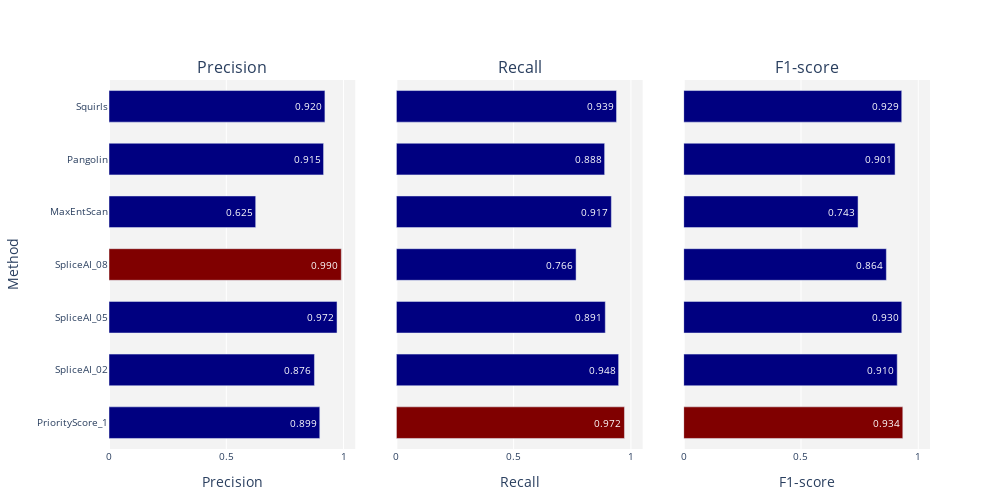

The code cell stored with this chart in its notebook:
### Code cell
import pandas as pd
import plotly.graph_objects as go
from plotly.subplots import make_subplots

# 可視化したいメトリクスを指定
metrics_of_interest = ["precision", "recall", "F1-score"]

# 可視化のためのサブプロットタイトルを用意（表示名を変えたい場合はここで変更）
subplot_titles = ["Precision", "Recall", "F1-score"]

# 1行 × 3列
rows = 1
cols = len(metrics_of_interest)

fig = make_subplots(
    rows=rows,
    cols=cols,
    subplot_titles=subplot_titles,  # 指定したタイトルをサブプロット上に表示
    horizontal_spacing=0.05,
    vertical_spacing=0.1
)

for i, metric in enumerate(metrics_of_interest):
    # 「_precision」などで終わる列名を抽出
    target_cols = [col for col in boot_results.columns if col.endswith(f"_{metric}")]
    
    method_values = {}
    for col in target_cols:
        # 末尾の "_<metric>" を削除してメソッド名を得る (例: "SpliceAI_02_precision" -> "SpliceAI_02")
        method_name = col[:-len(metric)-1]
        method_values[method_name] = boot_results[col].mean()

    # プロット用データフレーム作成
    plot_df = pd.DataFrame({
        'method': list(method_values.keys()),
        'value': list(method_values.values())
    })

    # 最大値を取得してバーの色を分ける
    max_val = plot_df['value'].max()
    colors = ['maroon' if val == max_val else 'navy' for val in plot_df['value']]
    
    row_idx = 1
    col_idx = i + 1

    # 横向きバー
    fig.add_trace(
        go.Bar(
            x=plot_df['value'],
            y=plot_df['method'],
            orientation='h',
            marker_color=colors,
            text=[f"{v:.3f}" for v in plot_df['value']],  # 数値ラベル（小数第3位まで）
            textposition='auto',
            textfont=dict(size=10, color='white'),
            width=0.6,
            cliponaxis=False
        ),
        row=row_idx,
        col=col_idx
    )
    
    # x軸 (数値) の設定
    fig.update_xaxes(
        title_text=metric.capitalize(),  # x軸タイトル
        range=[0, 1.05],                # 0～1.05に固定(必要に応じて調整)
        tickfont=dict(size=10),
        row=row_idx,
        col=col_idx
    )

    # y軸 (method名) の設定: 左端(col_idx == 1)だけ表示
    if col_idx == 1:
        fig.update_yaxes(
            title_text="Method",
            showticklabels=True,
            tickfont=dict(size=10),
            row=row_idx,
            col=col_idx
        )
    else:
        fig.update_yaxes(
            title_text="",
            showticklabels=False,
            tickfont=dict(size=10),
            row=row_idx,
            col=col_idx
        )

# レイアウト調整
fig.update_layout(
    bargap=0.1,
    bargroupgap=0.0,
    width=1000,       # 横幅
    height=500,       # 縦幅
    showlegend=False,
    plot_bgcolor='rgba(243, 243, 243, 1)',
    paper_bgcolor='rgba(255, 255, 255, 1)',
    margin=dict(l=70, r=70, t=80, b=40)
)

fig.show()

### Figure 1 — Plotly figure (JSON) as saved in the notebook; plotly's stock layout.template omitted (floating-point values rounded to 4 significant figures)
{"data": [{"cliponaxis": false, "marker": {"color": ["navy", "navy", "navy", "maroon", "navy", "navy", "navy"]}, "orientation": "h", "text": ["0.899", "0.876", "0.972", "0.990", "0.625", "0.915", "0.920"], "textfont": {"color": "white", "size": 10}, "textposition": "auto", "type": "bar", "width": 0.6, "x": [0.8985, 0.8758, 0.9721, 0.9903, 0.6253, 0.9147, 0.9205], "xaxis": "x", "y": ["PriorityScore_1", "SpliceAI_02", "SpliceAI_05", "SpliceAI_08", "MaxEntScan", "Pangolin", "Squirls"], "yaxis": "y"}, {"cliponaxis": false, "marker": {"color": ["maroon", "navy", "navy", "navy", "navy", "navy", "navy"]}, "orientation": "h", "text": ["0.972", "0.948", "0.891", "0.766", "0.917", "0.888", "0.939"], "textfont": {"color": "white", "size": 10}, "textposition": "auto", "type": "bar", "width": 0.6, "x": [0.9725, 0.9476, 0.8908, 0.7662, 0.9166, 0.8879, 0.9386], "xaxis": "x2", "y": ["PriorityScore_1", "SpliceAI_02", "SpliceAI_05", "SpliceAI_08", "MaxEntScan", "Pangolin", "Squirls"], "yaxis": "y2"}, {"cliponaxis": false, "marker": {"color": ["maroon", "navy", "navy", "navy", "navy", "navy", "navy"]}, "orientation": "h", "text": ["0.934", "0.910", "0.930", "0.864", "0.743", "0.901", "0.929"], "textfont": {"color": "white", "size": 10}, "textposition": "auto", "type": "bar", "width": 0.6, "x": [0.934, 0.9103, 0.9297, 0.864, 0.7433, 0.9011, 0.9295], "xaxis": "x3", "y": ["PriorityScore_1", "SpliceAI_02", "SpliceAI_05", "SpliceAI_08", "MaxEntScan", "Pangolin", "Squirls"], "yaxis": "y3"}], "layout": {"annotations": [{"font": {"size": 16}, "showarrow": false, "text": "Precision", "x": 0.15, "xanchor": "center", "xref": "paper", "y": 1, "yanchor": "bottom", "yref": "paper"}, {"font": {"size": 16}, "showarrow": false, "text": "Recall", "x": 0.5, "xanchor": "center", "xref": "paper", "y": 1, "yanchor": "bottom", "yref": "paper"}, {"font": {"size": 16}, "showarrow": false, "text": "F1-score", "x": 0.85, "xanchor": "center", "xref": "paper", "y": 1, "yanchor": "bottom", "yref": "paper"}], "bargap": 0.1, "bargroupgap": 0, "height": 500, "margin": {"b": 40, "l": 70, "r": 70, "t": 80}, "paper_bgcolor": "rgba(255, 255, 255, 1)", "plot_bgcolor": "rgba(243, 243, 243, 1)", "showlegend": false, "width": 1000, "xaxis": {"anchor": "y", "domain": [0, 0.3], "range": [0, 1.05], "tickfont": {"size": 10}, "title": {"text": "Precision"}}, "xaxis2": {"anchor": "y2", "domain": [0.35, 0.65], "range": [0, 1.05], "tickfont": {"size": 10}, "title": {"text": "Recall"}}, "xaxis3": {"anchor": "y3", "domain": [0.7, 1], "range": [0, 1.05], "tickfont": {"size": 10}, "title": {"text": "F1-score"}}, "yaxis": {"anchor": "x", "domain": [0, 1], "showticklabels": true, "tickfont": {"size": 10}, "title": {"text": "Method"}}, "yaxis2": {"anchor": "x2", "domain": [0, 1], "showticklabels": false, "tickfont": {"size": 10}, "title": {"text": ""}}, "yaxis3": {"anchor": "x3", "domain": [0, 1], "showticklabels": false, "tickfont": {"size": 10}, "title": {"text": ""}}}}
